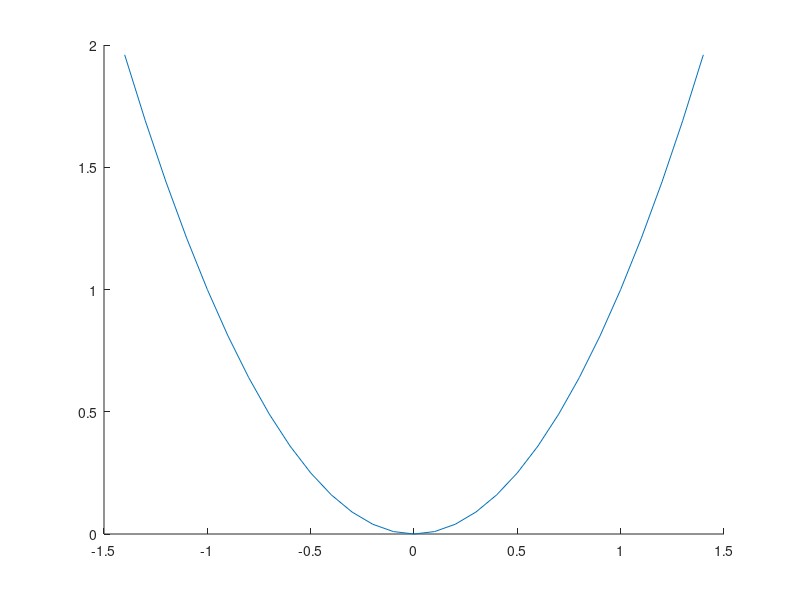

The MATLAB script that drew this image: (Note: this script raises an error after producing the figure.)
r = -2:0.1:2;
s = -1.4:0.1:1.4;
t = -1.4:0.1:1.4;

n = zeros(length(t), 1);

r_x = t;
r_y = t.^2;
r_z = t.^3;

[x, y] = meshgrid(r, s);
z = y.^2./x;

hold on
plot3(r_x, r_y, r_z)
plot3(n, n, z)
surf(x, y, z)
hold off

axis([-2 2 -2 2 -4 4]);
xlabel('x-akse');
ylabel('y-akse');
zlabel('z-akse');